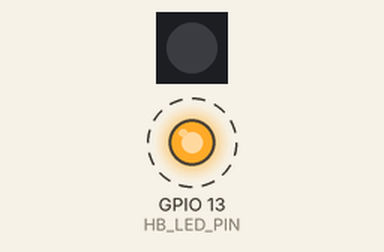
A sketch run on a simulated ESP32. Shown: 1 RGB LEDs in strip order, left to right, output pins drawn as LEDs (lit = HIGH). Dashed ring = blinking. No MQTT or app messages arrive unless stated.

Above: at 0.2 s.
Timing chart, 0 to 3.0 s (numbered marks = the images above):
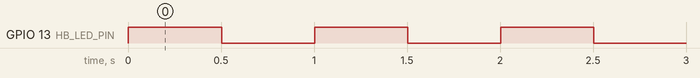

Measured:
- by itself, GPIO 13 (HB_LED_PIN): alternates HIGH for 0.50 s and LOW for 0.50 s

The sketch:

MQTT_Student.ino
```cpp
#include "EspMQTTClient.h"
#include "Adafruit_NeoPixel.h"
#include <stdlib.h>

// Hardware defines
#define HB_LED_PIN 13
#define BAUD 115200
#define NUM_NEOPIXELS 1
#define NEOPIXEL_PIN 21

// RGB Defines
/* RGB is encoded in 32-bit unsigned integer as follows:
 MSB  XXXX XXX1 0000 0000 0000 0000 0000 0000 LSB
      '  CMD  ' '   Red ' ' Green ' ' Blue  '
Bit #   31-24     23-16     15-8      7-0

      CMD: 0 for off, 1 for on
      Red: 0-255, 255 being 100% red on
      Green: 0-255, 255 being 100% green on
      Blue: 0-255, 255 being 100% blue on*/
#define CMD_MASK_POS 24 // Mask off top 8
#define CMD_MASK (0xFF << CMD_MASK_POS)
#define RED_MASK_POS 16 // mask off upper mid 8
#define RED_MASK (0xFF << RED_MASK_POS)
#define GREEN_MASK_POS 8 // mask off lower mid 8
#define GREEN_MASK (0xFF << GREEN_MASK_POS)
#define BLUE_MASK_POS 0 // mask off lowest 8
#define BLUE_MASK (0xFF << BLUE_MASK_POS)

#define ON_CMD 1
#define OFF_CMD 0

// MQTT connection constants
const char* ssid = "NETGEAR33";
const char* password = "wittystar213";
const char* mqtt = "192.168.1.14";
const char* clientId = "esp32"; // TODO: give yourself a name

// MQTT connection obj
EspMQTTClient client(
  ssid,
  password,
  mqtt,  // MQTT Broker server ip
  clientId      // Client name that uniquely identify your device
);

// Adafruit NeoPixel obj
Adafruit_NeoPixel pixels(NUM_NEOPIXELS, NEOPIXEL_PIN, NEO_GRB + NEO_KHZ800);

void setup()
{
  pinMode(HB_LED_PIN, OUTPUT);
  Serial.begin(BAUD);
  pixels.begin();
  client.enableDebuggingMessages(true);
}

void onConnectionEstablished()
{
  client.subscribe("rgb", [] (const String &payload)  {
    // TODO: OUR CODE GOES HERE!
    // do some strtoul madness
  });
}

void loop()
{
  client.loop();
  digitalWrite(HB_LED_PIN, !digitalRead(HB_LED_PIN));
  delay(500);
}
```
